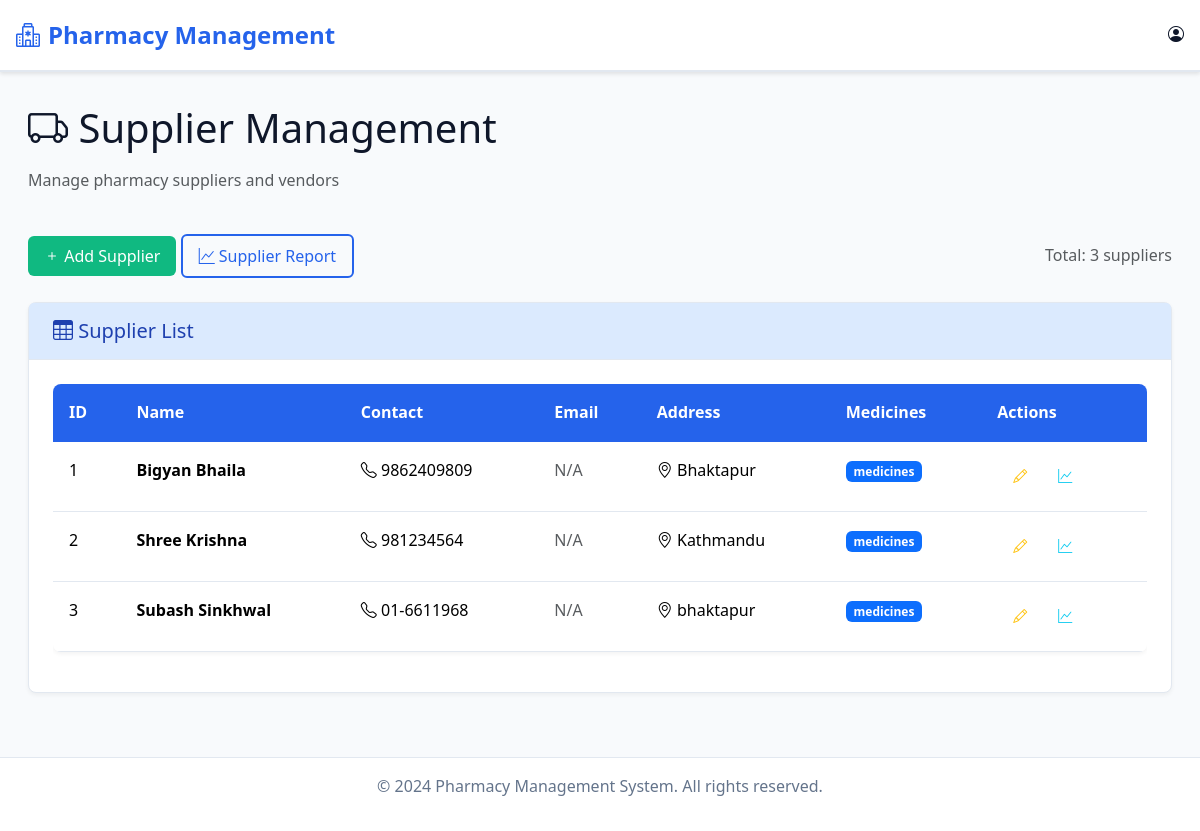
The page /supplier/list_supplier/ on the database its author committed.
### supplier/models.py (models this page shows, shortened)
class Supplier(models.Model):
    id = models.AutoField(primary_key=True)   # auto increment id
    name = models.CharField(max_length=100)
    contact = models.CharField(max_length=20)
    address = models.TextField()

### supplier/views.py (the view)
# urls.py: path('list_supplier/', views.list_supplier, name='list_supplier'),
def list_supplier(request):
    suppliers = Supplier.objects.all()
    return render(request, 'admin/supplier/list_supplier.html', {'suppliers': suppliers})

### templates/admin/supplier/list_supplier.html (shortened to what this page needs)
{% extends "admin/base.html" %}
{% block content %}
<div class="container-fluid">
    <div class="row mb-4">
        <div class="col-12">
            <h1 class="mb-3">
                <i class="bi bi-truck"></i> Supplier Management
            </h1>
            <p class="text-muted">Manage pharmacy suppliers and vendors</p>
        </div>
    </div>
    <div class="row mb-4">
        <div class="col-12">
            <div class="d-flex justify-content-between align-items-center">
                <div>
                    <a href="{% url 'add_supplier' %}" class="btn btn-success">
                        <i class="bi bi-plus"></i> Add Supplier
                    </a>
                    <a href="{% url 'supplier_report' %}" class="btn btn-outline-primary">
                        <i class="bi bi-graph-up"></i> Supplier Report
                    </a>
                </div>
                <div>
                    <span class="text-muted">Total: {{ suppliers.count }} suppliers</span>
                </div>
            </div>
        </div>
    </div>
    <div class="row">
        <div class="col-12">
            <div class="card">
                <div class="card-header">
                    <h5 class="mb-0">
                        <i class="bi bi-table"></i> Supplier List
                    </h5>
                </div>
                <div class="card-body">
                    <div class="table-responsive">
                        <table class="table" id="supplierTable">
                            <thead>
                                <tr>
                                    <th>ID</th>
                                    <th>Name</th>
                                    <th>Contact</th>
                                    <th>Email</th>
                                    <th>Address</th>
                                    <th>Medicines</th>
                                    <th>Actions</th>
                                </tr>
                            </thead>
                            <tbody>
                                {% for supplier in suppliers %}
                                <tr>
                                    <td>{{ supplier.id }}</td>
                                    <td>
                                        <strong>{{ supplier.name }}</strong>
                                    </td>
                                    <td>
                                        <i class="bi bi-telephone"></i> {{ supplier.contact }}
                                    </td>
                                    <td>
                                        {% if supplier.email %}
                                            <i class="bi bi-envelope"></i> {{ supplier.email }}
                                        {% else %}
                                            <span class="text-muted">N/A</span>
                                        {% endif %}
                                    </td>
                                    <td>
                                        {% if supplier.address %}
                                            <i class="bi bi-geo-alt"></i> {{ supplier.address|truncatechars:30 }}
                                        {% else %}
                                            <span class="text-muted">N/A</span>
                                        {% endif %}
                                    </td>
                                    <td>
                                        <span class="badge bg-primary">{{ supplier.medicine_set.count }} medicines</span>
                                    </td>
                                    <td>
                                        <div class="btn-group" role="group">
                                            <a href="{% url 'edit_supplier' supplier.id %}" class="btn btn-sm btn-outline-warning">
                                                <i class="bi bi-pencil"></i>
                                            </a>
                                            <a href="{% url 'supplier_report' %}?supplier={{ supplier.id }}" class="btn btn-sm btn-outline-info">
                                                <i class="bi bi-graph-up"></i>
                                            </a>
                                        </div>
                                    </td>
                                </tr>
                                {% empty %}
                                <tr>
                                    <td colspan="7" class="text-center text-muted">No suppliers found</td>
                                </tr>
                                {% endfor %}
                            </tbody>
                        </table>
                    </div>
                </div>
            </div>
        </div>
    </div>
</div>
<link rel="stylesheet" href="https://cdn.datatables.net/1.13.6/css/dataTables.bootstrap5.min.css">
{% endblock %}

### templates/admin/base.html (style rules this page uses)
:root { --primary-blue: #2563eb; --light-blue: #dbeafe; --dark-blue: #1e40af; --white: #ffffff; --light-gray: #f8fafc; --gray: #64748b; --dark-gray: #334155; --black: #0f172a; --border-color: #e2e8f0; --success: #10b981; --warning: #f59e0b; --danger: #ef4444; }
* { margin: 0; padding: 0; box-sizing: border-box; }
body { font-family: 'Segoe UI', Tahoma, Geneva, Verdana, sans-serif; background-color: var(--light-gray); color: var(--black); line-height: 1.6; }
.card { background-color: var(--white); border: 1px solid var(--border-color); border-radius: 8px; box-shadow: 0 2px 4px rgba(0,0,0,0.05); transition: box-shadow 0.3s ease; }
.card-header { background-color: var(--light-blue); border-bottom: 1px solid var(--border-color); padding: 1rem 1.5rem; font-weight: 600; color: var(--dark-blue); }
.card-body { padding: 1.5rem; }
.btn { border-radius: 6px; font-weight: 500; padding: 0.5rem 1rem; border: none; transition: all 0.3s ease; text-decoration: none; display: inline-block; }
.btn-success { background-color: var(--success); color: var(--white); }
.btn-outline-primary { background-color: transparent; color: var(--primary-blue); border: 2px solid var(--primary-blue); }
.table { background-color: var(--white); border-radius: 8px; overflow: hidden; box-shadow: 0 2px 4px rgba(0,0,0,0.05); }
.table thead th { background-color: var(--primary-blue); color: var(--white); border: none; padding: 1rem; font-weight: 600; }
.table tbody td { padding: 1rem; border-bottom: 1px solid var(--border-color); }

### rows shown on the page
Supplier: id "1", name "Bigyan Bhaila", contact "9862409809", address "Bhaktapur"
Supplier: id "2", name "Shree Krishna", contact "981234564", address "Kathmandu"
Supplier: id "3", name "Subash Sinkhwal", contact "01-6611968", address "bhaktapur"

### other values the page prints
{{ suppliers.count }} "3"
